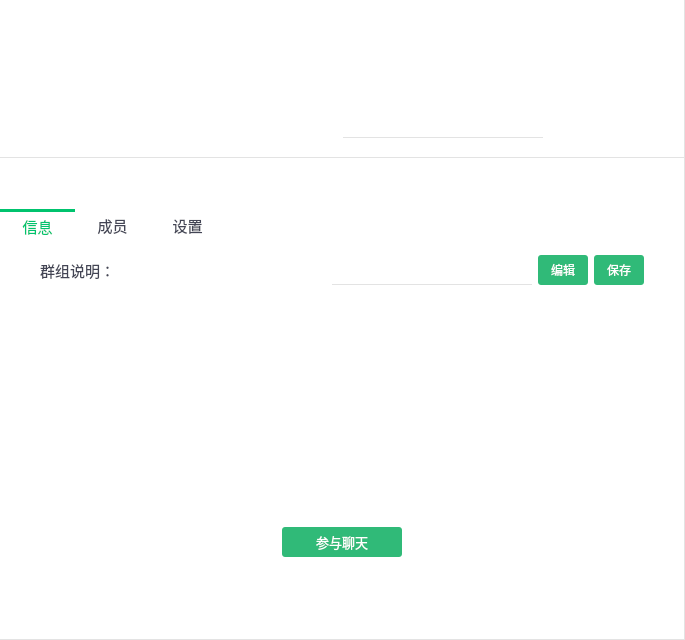
<?xml version="1.0" encoding="UTF-8"?>
<ui version="4.0">
 <class>STGroupDetailClass</class>
 <widget class="QWidget" name="STGroupDetailClass">
  <property name="geometry">
   <rect>
    <x>0</x>
    <y>0</y>
    <width>685</width>
    <height>640</height>
   </rect>
  </property>
  <property name="windowTitle">
   <string>STGroupDetail</string>
  </property>
  <layout class="QVBoxLayout" name="verticalLayout">
   <property name="spacing">
    <number>0</number>
   </property>
   <property name="leftMargin">
    <number>0</number>
   </property>
   <property name="topMargin">
    <number>0</number>
   </property>
   <property name="rightMargin">
    <number>0</number>
   </property>
   <property name="bottomMargin">
    <number>0</number>
   </property>
   <item>
    <widget class="QWidget" name="widInfo" native="true">
     <property name="styleSheet">
      <string notr="true">QWidget#widInfo{border-bottom: 1px solid #e3e3e3;border-right: 1px solid #e3e3e3;background-color: rgb(255, 255, 255);}</string>
     </property>
     <layout class="QHBoxLayout" name="horizontalLayout">
      <property name="spacing">
       <number>0</number>
      </property>
      <property name="leftMargin">
       <number>0</number>
      </property>
      <property name="topMargin">
       <number>20</number>
      </property>
      <property name="rightMargin">
       <number>0</number>
      </property>
      <property name="bottomMargin">
       <number>20</number>
      </property>
      <item>
       <spacer name="horizontalSpacer">
        <property name="orientation">
         <enum>Qt::Horizontal</enum>
        </property>
        <property name="sizeHint" stdset="0">
         <size>
          <width>291</width>
          <height>20</height>
         </size>
        </property>
       </spacer>
      </item>
      <item>
       <widget class="QWidget" name="widget_3" native="true">
        <layout class="QVBoxLayout" name="verticalLayout_2">
         <property name="spacing">
          <number>8</number>
         </property>
         <property name="leftMargin">
          <number>0</number>
         </property>
         <property name="topMargin">
          <number>0</number>
         </property>
         <property name="rightMargin">
          <number>0</number>
         </property>
         <property name="bottomMargin">
          <number>0</number>
         </property>
         <item>
          <widget class="QWidget" name="widget_7" native="true">
           <property name="minimumSize">
            <size>
             <width>0</width>
             <height>0</height>
            </size>
           </property>
           <layout class="QHBoxLayout" name="horizontalLayout_5">
            <property name="spacing">
             <number>0</number>
            </property>
            <property name="leftMargin">
             <number>0</number>
            </property>
            <property name="topMargin">
             <number>0</number>
            </property>
            <property name="rightMargin">
             <number>0</number>
            </property>
            <property name="bottomMargin">
             <number>0</number>
            </property>
            <item>
             <spacer name="horizontalSpacer_7">
              <property name="orientation">
               <enum>Qt::Horizontal</enum>
              </property>
              <property name="sizeHint" stdset="0">
               <size>
                <width>30</width>
                <height>20</height>
               </size>
              </property>
             </spacer>
            </item>
            <item>
             <widget class="MaskLabel" name="lblPic">
              <property name="sizePolicy">
               <sizepolicy hsizetype="Preferred" vsizetype="Preferred">
                <horstretch>80</horstretch>
                <verstretch>80</verstretch>
               </sizepolicy>
              </property>
              <property name="minimumSize">
               <size>
                <width>80</width>
                <height>80</height>
               </size>
              </property>
              <property name="maximumSize">
               <size>
                <width>80</width>
                <height>80</height>
               </size>
              </property>
              <property name="styleSheet">
               <string notr="true"/>
              </property>
              <property name="text">
               <string/>
              </property>
             </widget>
            </item>
            <item>
             <spacer name="horizontalSpacer_8">
              <property name="orientation">
               <enum>Qt::Horizontal</enum>
              </property>
              <property name="sizeHint" stdset="0">
               <size>
                <width>30</width>
                <height>20</height>
               </size>
              </property>
             </spacer>
            </item>
           </layout>
          </widget>
         </item>
         <item>
          <widget class="QWidget" name="widget_12" native="true">
           <property name="minimumSize">
            <size>
             <width>0</width>
             <height>0</height>
            </size>
           </property>
           <layout class="QHBoxLayout" name="horizontalLayout_14">
            <property name="spacing">
             <number>0</number>
            </property>
            <property name="leftMargin">
             <number>0</number>
            </property>
            <property name="topMargin">
             <number>0</number>
            </property>
            <property name="rightMargin">
             <number>0</number>
            </property>
            <property name="bottomMargin">
             <number>0</number>
            </property>
            <item>
             <widget class="QLabel" name="lblGroupName">
              <property name="minimumSize">
               <size>
                <width>200</width>
                <height>30</height>
               </size>
              </property>
              <property name="maximumSize">
               <size>
                <width>200</width>
                <height>30</height>
               </size>
              </property>
              <property name="font">
               <font>
                <family>微软雅黑</family>
                <pointsize>12</pointsize>
                <weight>50</weight>
                <bold>false</bold>
               </font>
              </property>
              <property name="styleSheet">
               <string notr="true">color: rgb(67, 69, 85);</string>
              </property>
              <property name="text">
               <string/>
              </property>
              <property name="alignment">
               <set>Qt::AlignCenter</set>
              </property>
             </widget>
            </item>
            <item>
             <widget class="QLineEdit" name="leGroupName">
              <property name="minimumSize">
               <size>
                <width>200</width>
                <height>30</height>
               </size>
              </property>
              <property name="maximumSize">
               <size>
                <width>200</width>
                <height>30</height>
               </size>
              </property>
              <property name="font">
               <font>
                <family>微软雅黑</family>
                <pointsize>12</pointsize>
               </font>
              </property>
              <property name="styleSheet">
               <string notr="true">color: rgb(67, 69, 85);border: 0px;border-bottom: 1px solid #e3e3e3;
</string>
              </property>
              <property name="alignment">
               <set>Qt::AlignCenter</set>
              </property>
             </widget>
            </item>
           </layout>
          </widget>
         </item>
        </layout>
       </widget>
      </item>
      <item>
       <spacer name="horizontalSpacer_2">
        <property name="orientation">
         <enum>Qt::Horizontal</enum>
        </property>
        <property name="sizeHint" stdset="0">
         <size>
          <width>290</width>
          <height>20</height>
         </size>
        </property>
       </spacer>
      </item>
     </layout>
    </widget>
   </item>
   <item>
    <widget class="QWidget" name="widMessage" native="true">
     <property name="minimumSize">
      <size>
       <width>0</width>
       <height>50</height>
      </size>
     </property>
     <property name="styleSheet">
      <string notr="true">QWidget#widMessage{border-right: 1px solid #e3e3e3;background-color: rgb(255, 255, 255);}
</string>
     </property>
     <layout class="QVBoxLayout" name="verticalLayout_9">
      <property name="spacing">
       <number>0</number>
      </property>
      <property name="leftMargin">
       <number>0</number>
      </property>
      <property name="topMargin">
       <number>80</number>
      </property>
      <property name="rightMargin">
       <number>0</number>
      </property>
      <property name="bottomMargin">
       <number>0</number>
      </property>
      <item>
       <widget class="QWidget" name="widget_16" native="true">
        <property name="minimumSize">
         <size>
          <width>50</width>
          <height>0</height>
         </size>
        </property>
        <layout class="QHBoxLayout" name="horizontalLayout_15">
         <property name="spacing">
          <number>0</number>
         </property>
         <property name="leftMargin">
          <number>0</number>
         </property>
         <property name="topMargin">
          <number>0</number>
         </property>
         <property name="rightMargin">
          <number>0</number>
         </property>
         <property name="bottomMargin">
          <number>0</number>
         </property>
         <item>
          <spacer name="horizontalSpacer_17">
           <property name="orientation">
            <enum>Qt::Horizontal</enum>
           </property>
           <property name="sizeHint" stdset="0">
            <size>
             <width>40</width>
             <height>20</height>
            </size>
           </property>
          </spacer>
         </item>
         <item>
          <widget class="QLabel" name="label_6">
           <property name="minimumSize">
            <size>
             <width>35</width>
             <height>35</height>
            </size>
           </property>
           <property name="maximumSize">
            <size>
             <width>35</width>
             <height>35</height>
            </size>
           </property>
           <property name="styleSheet">
            <string notr="true">border-image: url(:/SoftTerminal/images/info.png);</string>
           </property>
           <property name="text">
            <string/>
           </property>
          </widget>
         </item>
         <item>
          <widget class="QLabel" name="lblDeleteFinish">
           <property name="minimumSize">
            <size>
             <width>110</width>
             <height>30</height>
            </size>
           </property>
           <property name="maximumSize">
            <size>
             <width>110</width>
             <height>30</height>
            </size>
           </property>
           <property name="font">
            <font>
             <family>微软雅黑</family>
             <pointsize>11</pointsize>
            </font>
           </property>
           <property name="styleSheet">
            <string notr="true">color: rgb(67, 69, 85);</string>
           </property>
           <property name="text">
            <string>已解散该群组。</string>
           </property>
           <property name="alignment">
            <set>Qt::AlignCenter</set>
           </property>
          </widget>
         </item>
         <item>
          <spacer name="horizontalSpacer_18">
           <property name="orientation">
            <enum>Qt::Horizontal</enum>
           </property>
           <property name="sizeHint" stdset="0">
            <size>
             <width>40</width>
             <height>20</height>
            </size>
           </property>
          </spacer>
         </item>
        </layout>
       </widget>
      </item>
      <item>
       <spacer name="verticalSpacer_4">
        <property name="orientation">
         <enum>Qt::Vertical</enum>
        </property>
        <property name="sizeHint" stdset="0">
         <size>
          <width>20</width>
          <height>40</height>
         </size>
        </property>
       </spacer>
      </item>
     </layout>
    </widget>
   </item>
   <item>
    <widget class="QWidget" name="widMain" native="true">
     <property name="styleSheet">
      <string notr="true">QWidget#widMain{border-right: 1px solid #e3e3e3;background-color: rgb(255, 255, 255);}
</string>
     </property>
     <layout class="QHBoxLayout" name="horizontalLayout_12">
      <property name="spacing">
       <number>0</number>
      </property>
      <property name="leftMargin">
       <number>0</number>
      </property>
      <property name="topMargin">
       <number>0</number>
      </property>
      <property name="rightMargin">
       <number>0</number>
      </property>
      <property name="bottomMargin">
       <number>0</number>
      </property>
      <item>
       <widget class="QTabWidget" name="tabWidget">
        <property name="font">
         <font>
          <family>微软雅黑</family>
          <pointsize>11</pointsize>
         </font>
        </property>
        <property name="autoFillBackground">
         <bool>false</bool>
        </property>
        <property name="styleSheet">
         <string notr="true">

QTabWidget::pane{border-bottom: 1px solid #e3e3e3;
border-right: 1px solid #e3e3e3;}

QTabWidget::tab-bar{alignment:center;}

#tabWidget QTabBar::tab
{
    min-width: 75px;
    min-height: 28px;
	font: 12pt &quot;微软雅黑&quot;;
}



#tabWidget QTabBar::tab:selected
{
    border-top: 3px solid #00c36e;
	color:#00c36e;
}

#tabWidget QTabBar::tab:!selected
{
    border-top: 0px;
	color: rgb(67, 69, 85);
}
</string>
        </property>
        <property name="tabPosition">
         <enum>QTabWidget::North</enum>
        </property>
        <property name="tabShape">
         <enum>QTabWidget::Rounded</enum>
        </property>
        <property name="currentIndex">
         <number>0</number>
        </property>
        <property name="elideMode">
         <enum>Qt::ElideMiddle</enum>
        </property>
        <property name="usesScrollButtons">
         <bool>false</bool>
        </property>
        <property name="tabsClosable">
         <bool>false</bool>
        </property>
        <property name="tabBarAutoHide">
         <bool>false</bool>
        </property>
        <widget class="QWidget" name="twDetail">
         <property name="styleSheet">
          <string notr="true">QWidget#twDetail{background-color: rgb(255, 255, 255);}</string>
         </property>
         <attribute name="title">
          <string>信息</string>
         </attribute>
         <layout class="QVBoxLayout" name="verticalLayout_3">
          <property name="topMargin">
           <number>15</number>
          </property>
          <item>
           <widget class="QWidget" name="widget_5" native="true">
            <layout class="QHBoxLayout" name="horizontalLayout_4">
             <property name="leftMargin">
              <number>0</number>
             </property>
             <property name="topMargin">
              <number>0</number>
             </property>
             <property name="rightMargin">
              <number>0</number>
             </property>
             <property name="bottomMargin">
              <number>0</number>
             </property>
             <item>
              <spacer name="horizontalSpacer_5">
               <property name="orientation">
                <enum>Qt::Horizontal</enum>
               </property>
               <property name="sizeHint" stdset="0">
                <size>
                 <width>40</width>
                 <height>20</height>
                </size>
               </property>
              </spacer>
             </item>
             <item>
              <widget class="QLabel" name="label_5">
               <property name="minimumSize">
                <size>
                 <width>80</width>
                 <height>30</height>
                </size>
               </property>
               <property name="maximumSize">
                <size>
                 <width>80</width>
                 <height>30</height>
                </size>
               </property>
               <property name="font">
                <font>
                 <family>微软雅黑</family>
                 <pointsize>11</pointsize>
                </font>
               </property>
               <property name="styleSheet">
                <string notr="true">color: rgb(67, 69, 85);</string>
               </property>
               <property name="text">
                <string>群组说明：</string>
               </property>
               <property name="alignment">
                <set>Qt::AlignLeading|Qt::AlignLeft|Qt::AlignVCenter</set>
               </property>
              </widget>
             </item>
             <item>
              <widget class="QLabel" name="lblDesc">
               <property name="minimumSize">
                <size>
                 <width>200</width>
                 <height>30</height>
                </size>
               </property>
               <property name="maximumSize">
                <size>
                 <width>200</width>
                 <height>30</height>
                </size>
               </property>
               <property name="font">
                <font>
                 <family>微软雅黑</family>
                 <pointsize>10</pointsize>
                </font>
               </property>
               <property name="styleSheet">
                <string notr="true">color:rgb(147, 147, 147);</string>
               </property>
               <property name="text">
                <string/>
               </property>
               <property name="alignment">
                <set>Qt::AlignCenter</set>
               </property>
              </widget>
             </item>
             <item>
              <widget class="QLineEdit" name="leDesc">
               <property name="minimumSize">
                <size>
                 <width>200</width>
                 <height>30</height>
                </size>
               </property>
               <property name="maximumSize">
                <size>
                 <width>200</width>
                 <height>30</height>
                </size>
               </property>
               <property name="font">
                <font>
                 <family>微软雅黑</family>
                 <pointsize>10</pointsize>
                </font>
               </property>
               <property name="styleSheet">
                <string notr="true">color: rgb(67, 69, 85);border: 0px;border-bottom: 1px solid #e3e3e3;
</string>
               </property>
              </widget>
             </item>
             <item>
              <widget class="QPushButton" name="pbEdit">
               <property name="minimumSize">
                <size>
                 <width>50</width>
                 <height>30</height>
                </size>
               </property>
               <property name="maximumSize">
                <size>
                 <width>50</width>
                 <height>30</height>
                </size>
               </property>
               <property name="styleSheet">
                <string notr="true">

QPushButton {
	border-radius: 3px;
	color: rgb(255, 255, 255);
	background-color: rgb(48, 186, 120);
}
QPushButton:hover:pressed {
	background-color: rgb(48, 186, 120);
}
QPushButton:hover:!pressed {
	
	background-color: rgb(109, 206, 160);
}</string>
               </property>
               <property name="text">
                <string>编辑</string>
               </property>
              </widget>
             </item>
             <item>
              <widget class="QPushButton" name="pbSave">
               <property name="minimumSize">
                <size>
                 <width>50</width>
                 <height>30</height>
                </size>
               </property>
               <property name="maximumSize">
                <size>
                 <width>50</width>
                 <height>30</height>
                </size>
               </property>
               <property name="styleSheet">
                <string notr="true">

QPushButton {
	border-radius: 3px;
	color: rgb(255, 255, 255);
	background-color: rgb(48, 186, 120);
}
QPushButton:hover:pressed {
	background-color: rgb(48, 186, 120);
}
QPushButton:hover:!pressed {
	
	background-color: rgb(109, 206, 160);
}</string>
               </property>
               <property name="text">
                <string>保存</string>
               </property>
              </widget>
             </item>
             <item>
              <spacer name="horizontalSpacer_6">
               <property name="orientation">
                <enum>Qt::Horizontal</enum>
               </property>
               <property name="sizeHint" stdset="0">
                <size>
                 <width>40</width>
                 <height>20</height>
                </size>
               </property>
              </spacer>
             </item>
            </layout>
           </widget>
          </item>
          <item>
           <widget class="QWidget" name="widget_8" native="true">
            <property name="sizePolicy">
             <sizepolicy hsizetype="Preferred" vsizetype="Preferred">
              <horstretch>0</horstretch>
              <verstretch>0</verstretch>
             </sizepolicy>
            </property>
            <property name="minimumSize">
             <size>
              <width>0</width>
              <height>210</height>
             </size>
            </property>
            <layout class="QHBoxLayout" name="horizontalLayout_6">
             <property name="spacing">
              <number>0</number>
             </property>
             <property name="leftMargin">
              <number>0</number>
             </property>
             <property name="topMargin">
              <number>0</number>
             </property>
             <property name="rightMargin">
              <number>0</number>
             </property>
             <property name="bottomMargin">
              <number>0</number>
             </property>
             <item>
              <spacer name="horizontalSpacer_9">
               <property name="orientation">
                <enum>Qt::Horizontal</enum>
               </property>
               <property name="sizeHint" stdset="0">
                <size>
                 <width>104</width>
                 <height>20</height>
                </size>
               </property>
              </spacer>
             </item>
             <item alignment="Qt::AlignHCenter">
              <widget class="QScrollArea" name="scrollArea">
               <property name="sizePolicy">
                <sizepolicy hsizetype="Expanding" vsizetype="Expanding">
                 <horstretch>0</horstretch>
                 <verstretch>0</verstretch>
                </sizepolicy>
               </property>
               <property name="minimumSize">
                <size>
                 <width>650</width>
                 <height>0</height>
                </size>
               </property>
               <property name="maximumSize">
                <size>
                 <width>700</width>
                 <height>600</height>
                </size>
               </property>
               <property name="styleSheet">
                <string notr="true">background-color: rgb(255, 255, 255);
border:0;</string>
               </property>
               <property name="horizontalScrollBarPolicy">
                <enum>Qt::ScrollBarAlwaysOff</enum>
               </property>
               <property name="widgetResizable">
                <bool>true</bool>
               </property>
               <widget class="QWidget" name="widget_17">
                <property name="geometry">
                 <rect>
                  <x>0</x>
                  <y>0</y>
                  <width>650</width>
                  <height>210</height>
                 </rect>
                </property>
                <layout class="QHBoxLayout" name="horizontalLayout_11">
                 <property name="spacing">
                  <number>12</number>
                 </property>
                 <item>
                  <spacer name="horizontalSpacer_11">
                   <property name="orientation">
                    <enum>Qt::Horizontal</enum>
                   </property>
                   <property name="sizeHint" stdset="0">
                    <size>
                     <width>40</width>
                     <height>20</height>
                    </size>
                   </property>
                  </spacer>
                 </item>
                 <item>
                  <widget class="QWidget" name="widMemberList" native="true">
                   <layout class="QGridLayout" name="gridLayout_2">
                    <property name="leftMargin">
                     <number>0</number>
                    </property>
                    <property name="topMargin">
                     <number>0</number>
                    </property>
                    <property name="rightMargin">
                     <number>0</number>
                    </property>
                    <property name="bottomMargin">
                     <number>0</number>
                    </property>
                    <property name="spacing">
                     <number>0</number>
                    </property>
                   </layout>
                  </widget>
                 </item>
                 <item>
                  <spacer name="horizontalSpacer_12">
                   <property name="orientation">
                    <enum>Qt::Horizontal</enum>
                   </property>
                   <property name="sizeHint" stdset="0">
                    <size>
                     <width>40</width>
                     <height>20</height>
                    </size>
                   </property>
                  </spacer>
                 </item>
                </layout>
               </widget>
              </widget>
             </item>
             <item>
              <spacer name="horizontalSpacer_10">
               <property name="orientation">
                <enum>Qt::Horizontal</enum>
               </property>
               <property name="sizeHint" stdset="0">
                <size>
                 <width>106</width>
                 <height>20</height>
                </size>
               </property>
              </spacer>
             </item>
            </layout>
           </widget>
          </item>
          <item>
           <widget class="QWidget" name="widget_6" native="true">
            <layout class="QHBoxLayout" name="horizontalLayout_2">
             <property name="spacing">
              <number>50</number>
             </property>
             <property name="topMargin">
              <number>20</number>
             </property>
             <property name="bottomMargin">
              <number>20</number>
             </property>
             <item>
              <spacer name="horizontalSpacer_13">
               <property name="orientation">
                <enum>Qt::Horizontal</enum>
               </property>
               <property name="sizeHint" stdset="0">
                <size>
                 <width>40</width>
                 <height>20</height>
                </size>
               </property>
              </spacer>
             </item>
             <item>
              <widget class="QPushButton" name="pbJoinChat">
               <property name="minimumSize">
                <size>
                 <width>120</width>
                 <height>30</height>
                </size>
               </property>
               <property name="maximumSize">
                <size>
                 <width>120</width>
                 <height>30</height>
                </size>
               </property>
               <property name="font">
                <font>
                 <family>微软雅黑</family>
                 <pointsize>10</pointsize>
                </font>
               </property>
               <property name="styleSheet">
                <string notr="true">

QPushButton {
	border-radius: 3px;
	color: rgb(255, 255, 255);
	background-color: rgb(48, 186, 120);
}
QPushButton:hover:pressed {
	background-color: rgb(48, 186, 120);
}
QPushButton:hover:!pressed {
	
	background-color: rgb(109, 206, 160);
}</string>
               </property>
               <property name="text">
                <string>参与聊天</string>
               </property>
               <property name="default">
                <bool>false</bool>
               </property>
               <property name="flat">
                <bool>true</bool>
               </property>
              </widget>
             </item>
             <item>
              <spacer name="horizontalSpacer_14">
               <property name="orientation">
                <enum>Qt::Horizontal</enum>
               </property>
               <property name="sizeHint" stdset="0">
                <size>
                 <width>40</width>
                 <height>20</height>
                </size>
               </property>
              </spacer>
             </item>
            </layout>
           </widget>
          </item>
          <item>
           <spacer name="verticalSpacer">
            <property name="orientation">
             <enum>Qt::Vertical</enum>
            </property>
            <property name="sizeHint" stdset="0">
             <size>
              <width>20</width>
              <height>40</height>
             </size>
            </property>
           </spacer>
          </item>
         </layout>
        </widget>
        <widget class="QWidget" name="twMember">
         <attribute name="title">
          <string>成员</string>
         </attribute>
         <layout class="QVBoxLayout" name="verticalLayout_4">
          <property name="spacing">
           <number>0</number>
          </property>
          <property name="leftMargin">
           <number>0</number>
          </property>
          <property name="topMargin">
           <number>0</number>
          </property>
          <property name="rightMargin">
           <number>0</number>
          </property>
          <property name="bottomMargin">
           <number>0</number>
          </property>
          <item>
           <widget class="QWidget" name="widget_4" native="true">
            <layout class="QHBoxLayout" name="horizontalLayout_3">
             <property name="spacing">
              <number>0</number>
             </property>
             <property name="leftMargin">
              <number>0</number>
             </property>
             <property name="topMargin">
              <number>10</number>
             </property>
             <property name="rightMargin">
              <number>0</number>
             </property>
             <property name="bottomMargin">
              <number>10</number>
             </property>
             <item>
              <spacer name="horizontalSpacer_3">
               <property name="orientation">
                <enum>Qt::Horizontal</enum>
               </property>
               <property name="sizeHint" stdset="0">
                <size>
                 <width>40</width>
                 <height>20</height>
                </size>
               </property>
              </spacer>
             </item>
             <item>
              <widget class="QWidget" name="widget_9" native="true">
               <property name="minimumSize">
                <size>
                 <width>545</width>
                 <height>0</height>
                </size>
               </property>
               <property name="maximumSize">
                <size>
                 <width>545</width>
                 <height>16777215</height>
                </size>
               </property>
               <layout class="QHBoxLayout" name="horizontalLayout_7">
                <property name="spacing">
                 <number>15</number>
                </property>
                <property name="leftMargin">
                 <number>0</number>
                </property>
                <property name="topMargin">
                 <number>0</number>
                </property>
                <property name="rightMargin">
                 <number>0</number>
                </property>
                <property name="bottomMargin">
                 <number>0</number>
                </property>
                <item>
                 <widget class="QWidget" name="widget_10" native="true">
                  <layout class="QVBoxLayout" name="verticalLayout_5">
                   <property name="spacing">
                    <number>6</number>
                   </property>
                   <property name="leftMargin">
                    <number>0</number>
                   </property>
                   <property name="topMargin">
                    <number>0</number>
                   </property>
                   <property name="rightMargin">
                    <number>0</number>
                   </property>
                   <property name="bottomMargin">
                    <number>0</number>
                   </property>
                   <item>
                    <widget class="QLabel" name="lblFriend">
                     <property name="font">
                      <font>
                       <family>微软雅黑</family>
                       <pointsize>10</pointsize>
                      </font>
                     </property>
                     <property name="styleSheet">
                      <string notr="true">color: rgb(67, 69, 85);</string>
                     </property>
                     <property name="text">
                      <string>好友</string>
                     </property>
                    </widget>
                   </item>
                   <item>
                    <widget class="QListWidget" name="lwContactList">
                     <property name="minimumSize">
                      <size>
                       <width>250</width>
                       <height>280</height>
                      </size>
                     </property>
                     <property name="maximumSize">
                      <size>
                       <width>250</width>
                       <height>400</height>
                      </size>
                     </property>
                     <property name="focusPolicy">
                      <enum>Qt::NoFocus</enum>
                     </property>
                     <property name="styleSheet">
                      <string notr="true">QListWidget{border:0px;border:1px solid #e3e3e3;}
QListWidget::Item{height:30px;padding-top:0px; padding-bottom:0px;}
QListWidget::Item:hover{background:#ececec; }
QListWidget::item:selected{background:#ececec; }</string>
                     </property>
                     <property name="selectionMode">
                      <enum>QAbstractItemView::NoSelection</enum>
                     </property>
                    </widget>
                   </item>
                  </layout>
                 </widget>
                </item>
                <item>
                 <widget class="QLabel" name="label_2">
                  <property name="minimumSize">
                   <size>
                    <width>15</width>
                    <height>15</height>
                   </size>
                  </property>
                  <property name="maximumSize">
                   <size>
                    <width>15</width>
                    <height>15</height>
                   </size>
                  </property>
                  <property name="styleSheet">
                   <string notr="true">border-image: url(:/SoftTerminal/images/right_arrow.png);</string>
                  </property>
                  <property name="text">
                   <string/>
                  </property>
                 </widget>
                </item>
                <item>
                 <widget class="QWidget" name="widget_11" native="true">
                  <layout class="QVBoxLayout" name="verticalLayout_6">
                   <property name="spacing">
                    <number>6</number>
                   </property>
                   <property name="leftMargin">
                    <number>0</number>
                   </property>
                   <property name="topMargin">
                    <number>0</number>
                   </property>
                   <property name="rightMargin">
                    <number>0</number>
                   </property>
                   <property name="bottomMargin">
                    <number>0</number>
                   </property>
                   <item>
                    <widget class="QLabel" name="lblGroupMember">
                     <property name="font">
                      <font>
                       <family>微软雅黑</family>
                       <pointsize>10</pointsize>
                      </font>
                     </property>
                     <property name="styleSheet">
                      <string notr="true">color: rgb(67, 69, 85);</string>
                     </property>
                     <property name="text">
                      <string>群组成员</string>
                     </property>
                    </widget>
                   </item>
                   <item>
                    <widget class="QListWidget" name="lwGroupMemberList">
                     <property name="minimumSize">
                      <size>
                       <width>250</width>
                       <height>280</height>
                      </size>
                     </property>
                     <property name="maximumSize">
                      <size>
                       <width>250</width>
                       <height>400</height>
                      </size>
                     </property>
                     <property name="focusPolicy">
                      <enum>Qt::NoFocus</enum>
                     </property>
                     <property name="styleSheet">
                      <string notr="true">QListWidget{border:0px;border:1px solid #e3e3e3;}
QListWidget::Item{height:30px;padding-top:0px; padding-bottom:0px;}
QListWidget::Item:hover{background:#ececec; }
QListWidget::item:selected{background:#ececec; }</string>
                     </property>
                     <property name="selectionMode">
                      <enum>QAbstractItemView::NoSelection</enum>
                     </property>
                    </widget>
                   </item>
                  </layout>
                 </widget>
                </item>
               </layout>
              </widget>
             </item>
             <item>
              <spacer name="horizontalSpacer_4">
               <property name="orientation">
                <enum>Qt::Horizontal</enum>
               </property>
               <property name="sizeHint" stdset="0">
                <size>
                 <width>40</width>
                 <height>20</height>
                </size>
               </property>
              </spacer>
             </item>
            </layout>
           </widget>
          </item>
          <item>
           <widget class="QWidget" name="widget_15" native="true">
            <layout class="QHBoxLayout" name="horizontalLayout_8">
             <property name="spacing">
              <number>50</number>
             </property>
             <property name="topMargin">
              <number>20</number>
             </property>
             <property name="bottomMargin">
              <number>20</number>
             </property>
             <item>
              <spacer name="horizontalSpacer_15">
               <property name="orientation">
                <enum>Qt::Horizontal</enum>
               </property>
               <property name="sizeHint" stdset="0">
                <size>
                 <width>40</width>
                 <height>20</height>
                </size>
               </property>
              </spacer>
             </item>
             <item>
              <widget class="QPushButton" name="pbSaveMember">
               <property name="minimumSize">
                <size>
                 <width>120</width>
                 <height>30</height>
                </size>
               </property>
               <property name="maximumSize">
                <size>
                 <width>120</width>
                 <height>30</height>
                </size>
               </property>
               <property name="font">
                <font>
                 <family>微软雅黑</family>
                 <pointsize>10</pointsize>
                </font>
               </property>
               <property name="styleSheet">
                <string notr="true">

QPushButton {
	border-radius: 3px;
	color: rgb(255, 255, 255);
	background-color: rgb(48, 186, 120);
}
QPushButton:hover:pressed {
	background-color: rgb(48, 186, 120);
}
QPushButton:hover:!pressed {
	
	background-color: rgb(109, 206, 160);
}</string>
               </property>
               <property name="text">
                <string>保　　存</string>
               </property>
               <property name="default">
                <bool>false</bool>
               </property>
               <property name="flat">
                <bool>true</bool>
               </property>
              </widget>
             </item>
             <item>
              <spacer name="horizontalSpacer_16">
               <property name="orientation">
                <enum>Qt::Horizontal</enum>
               </property>
               <property name="sizeHint" stdset="0">
                <size>
                 <width>40</width>
                 <height>20</height>
                </size>
               </property>
              </spacer>
             </item>
            </layout>
           </widget>
          </item>
          <item>
           <spacer name="verticalSpacer_2">
            <property name="orientation">
             <enum>Qt::Vertical</enum>
            </property>
            <property name="sizeHint" stdset="0">
             <size>
              <width>20</width>
              <height>2</height>
             </size>
            </property>
           </spacer>
          </item>
         </layout>
        </widget>
        <widget class="QWidget" name="twSetting">
         <property name="styleSheet">
          <string notr="true">QWidget#twMemberManage{background-color: rgb(255, 255, 255);}</string>
         </property>
         <attribute name="title">
          <string>设置</string>
         </attribute>
         <layout class="QVBoxLayout" name="verticalLayout_7">
          <property name="spacing">
           <number>0</number>
          </property>
          <property name="leftMargin">
           <number>0</number>
          </property>
          <property name="topMargin">
           <number>0</number>
          </property>
          <property name="rightMargin">
           <number>0</number>
          </property>
          <property name="bottomMargin">
           <number>0</number>
          </property>
          <item>
           <widget class="QWidget" name="widget_14" native="true">
            <layout class="QVBoxLayout" name="verticalLayout_8">
             <property name="spacing">
              <number>0</number>
             </property>
             <property name="leftMargin">
              <number>0</number>
             </property>
             <property name="topMargin">
              <number>0</number>
             </property>
             <property name="rightMargin">
              <number>0</number>
             </property>
             <property name="bottomMargin">
              <number>0</number>
             </property>
             <item>
              <widget class="QWidget" name="widget_2" native="true">
               <layout class="QHBoxLayout" name="horizontalLayout_9">
                <property name="spacing">
                 <number>0</number>
                </property>
                <property name="leftMargin">
                 <number>0</number>
                </property>
                <property name="topMargin">
                 <number>80</number>
                </property>
                <property name="rightMargin">
                 <number>0</number>
                </property>
                <property name="bottomMargin">
                 <number>0</number>
                </property>
                <item>
                 <spacer name="horizontalSpacer_23">
                  <property name="orientation">
                   <enum>Qt::Horizontal</enum>
                  </property>
                  <property name="sizeHint" stdset="0">
                   <size>
                    <width>40</width>
                    <height>20</height>
                   </size>
                  </property>
                 </spacer>
                </item>
                <item>
                 <widget class="QPushButton" name="pbDeleteGroup">
                  <property name="minimumSize">
                   <size>
                    <width>120</width>
                    <height>30</height>
                   </size>
                  </property>
                  <property name="maximumSize">
                   <size>
                    <width>120</width>
                    <height>30</height>
                   </size>
                  </property>
                  <property name="font">
                   <font>
                    <family>微软雅黑</family>
                    <pointsize>10</pointsize>
                   </font>
                  </property>
                  <property name="styleSheet">
                   <string notr="true">

QPushButton {
	border-radius: 3px;
	color: rgb(255, 255, 255);
	background-color: rgb(255, 103, 65);
}
QPushButton:hover:pressed {
	background-color: rgb(255, 103, 65);
}
QPushButton:hover:!pressed {
	background-color: rgb(255, 133, 103);
}</string>
                  </property>
                  <property name="text">
                   <string>解散群组</string>
                  </property>
                 </widget>
                </item>
                <item>
                 <spacer name="horizontalSpacer_24">
                  <property name="orientation">
                   <enum>Qt::Horizontal</enum>
                  </property>
                  <property name="sizeHint" stdset="0">
                   <size>
                    <width>40</width>
                    <height>20</height>
                   </size>
                  </property>
                 </spacer>
                </item>
               </layout>
              </widget>
             </item>
             <item>
              <spacer name="verticalSpacer_3">
               <property name="orientation">
                <enum>Qt::Vertical</enum>
               </property>
               <property name="sizeHint" stdset="0">
                <size>
                 <width>20</width>
                 <height>287</height>
                </size>
               </property>
              </spacer>
             </item>
            </layout>
           </widget>
          </item>
         </layout>
        </widget>
       </widget>
      </item>
     </layout>
    </widget>
   </item>
  </layout>
 </widget>
 <customwidgets>
  <customwidget>
   <class>MaskLabel</class>
   <extends>QLabel</extends>
   <header location="global">masklabel.h</header>
  </customwidget>
 </customwidgets>
 <resources>
  <include location="../res/softterminal.qrc"/>
 </resources>
 <connections/>
</ui>
